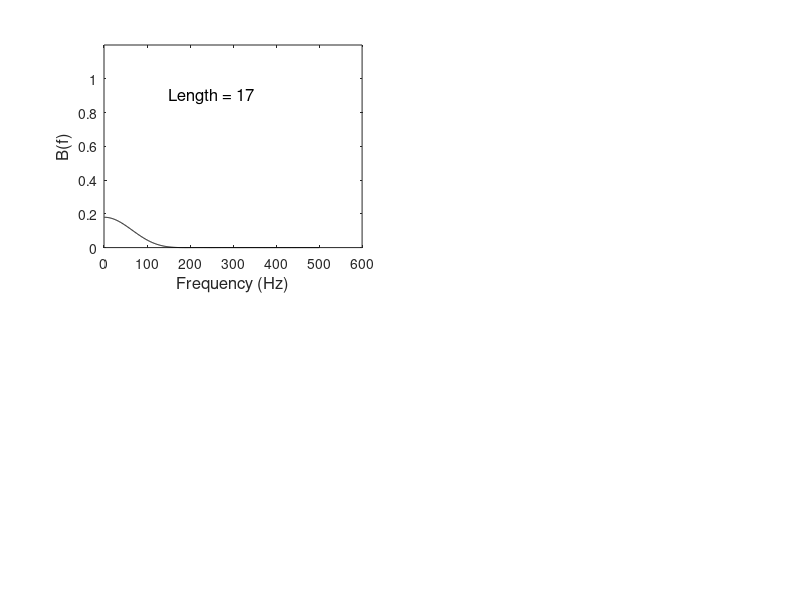

The MATLAB source for this figure: (Note: this script raises an error after producing the figure.)
% Example 8.4 Apply a Blackman window to the rectangular window filters
%   used in Example 8.3.  (Note that the word window is used in two 
%   completely different contexts in the last sentence.)  Calculate and
%   display the magnitude spectrum of the windowed impulse functions.
%
close all; clear all;
N = 1024;                   % Number of points for plotting
fs = 1000;                  % Sampling freqeuncy
f = (1:N)*fs/N;             % Frequency vector for plotting
fc = 300/fs;                % Cutoff frequency (normalized)
L = [17 65];                % Filter lengths
for m = 1:2
    L1 = L(m)-1;            % Make L1 even
    for k = 1:L(m)          % Generate sin(n)/n function Make symmetrical
        n = k-L1/2 ;        % n = k - L1/2 where L1 even
        if n == 0
            b(k) = 2*fc;    % Case where denomonator is zero.
        else   
   	        b(k) = (sin(2*pi*fc*n))/(pi*n); %Filter impulse response
        end
    end 
    wb = blackman(L(m));
    b = b .* wb;
    H = fft(b,N);           % Calculate spectrum 
    subplot(2,2,m);         % Plot magnitude spectrum
        plot(f(1:N/2),abs(H(1:N/2)),'k');
        text(150,.9,['Length = ',num2str(L(m))],'FontSize',12);
        xlabel('Frequency (Hz)','FontSize',12);
        axis([0 600 0 1.2]);
        ylabel('B(f)','FontSize',12);
end
subplot(2,1,2);
wh = hamming(L(2));
plot(wh,'k'); hold on;
plot(wb,':k','LineWidth',2);
xlabel('k','FontSize',14); ylabel('w[k]','FontSize',12);
ylim([0 1.1]);
